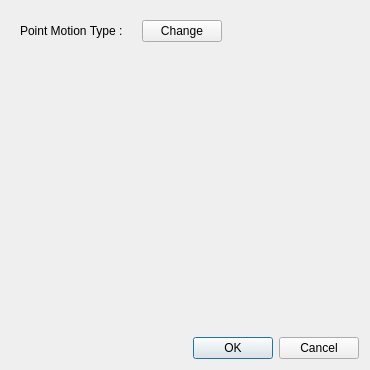
<?xml version="1.0" encoding="UTF-8"?>
<ui version="4.0">
 <class>PointMotionDialog</class>
 <widget class="QDialog" name="PointMotionDialog">
  <property name="geometry">
   <rect>
    <x>0</x>
    <y>0</y>
    <width>370</width>
    <height>370</height>
   </rect>
  </property>
  <property name="windowTitle">
   <string>Point Motion</string>
  </property>
  <layout class="QVBoxLayout" name="verticalLayout">
   <item>
    <widget class="QWidget" name="typeWidget" native="true">
     <layout class="QHBoxLayout" name="typeLayout">
      <item>
       <widget class="QLabel" name="typeTextLabel">
        <property name="text">
         <string>Point Motion Type :</string>
        </property>
       </widget>
      </item>
      <item>
       <widget class="QLabel" name="typeLabel">
        <property name="styleSheet">
         <string notr="true">font-weight:bold</string>
        </property>
        <property name="text">
         <string/>
        </property>
       </widget>
      </item>
      <item>
       <widget class="QPushButton" name="changeButton">
        <property name="text">
         <string>Change</string>
        </property>
       </widget>
      </item>
      <item>
       <spacer name="typeSpacer">
        <property name="orientation">
         <enum>Qt::Horizontal</enum>
        </property>
        <property name="sizeHint" stdset="0">
         <size>
          <width>40</width>
          <height>20</height>
         </size>
        </property>
       </spacer>
      </item>
     </layout>
    </widget>
   </item>
   <item>
    <widget class="QStackedWidget" name="stack">
     <property name="currentIndex">
      <number>0</number>
     </property>
     <widget class="QWidget" name="emptyPage"/>
     <widget class="QWidget" name="normalPage">
      <layout class="QVBoxLayout" name="normalPageLayout">
       <property name="leftMargin">
        <number>0</number>
       </property>
       <property name="topMargin">
        <number>0</number>
       </property>
       <property name="rightMargin">
        <number>0</number>
       </property>
       <property name="bottomMargin">
        <number>0</number>
       </property>
       <item>
        <widget class="QGroupBox" name="normalGroup">
         <property name="title">
          <string>Normal Vector</string>
         </property>
         <layout class="QFormLayout" name="normalFormLayout">
          <item row="0" column="0">
           <widget class="QLabel" name="normalVectorLabel">
            <property name="text">
             <string>Normal Vector</string>
            </property>
           </widget>
          </item>
          <item row="0" column="1">
           <widget class="VectorWidget" name="normal"/>
          </item>
         </layout>
        </widget>
       </item>
      </layout>
     </widget>
     <widget class="QWidget" name="prescribedPage">
      <layout class="QVBoxLayout" name="prescribedPageLayout">
       <property name="leftMargin">
        <number>0</number>
       </property>
       <property name="topMargin">
        <number>0</number>
       </property>
       <property name="rightMargin">
        <number>0</number>
       </property>
       <property name="bottomMargin">
        <number>0</number>
       </property>
       <item>
        <widget class="QGroupBox" name="mfGroup">
         <property name="title">
          <string>Motion Functions</string>
         </property>
         <layout class="QVBoxLayout" name="mfGroupLayout">
          <item>
           <widget class="QListWidget" name="mfList">
            <property name="contextMenuPolicy">
             <enum>Qt::CustomContextMenu</enum>
            </property>
           </widget>
          </item>
          <item>
           <widget class="QWidget" name="addMfWidget" native="true">
            <layout class="QHBoxLayout" name="addMfLayout">
             <item>
              <widget class="QToolButton" name="addMfButton">
               <property name="text">
                <string>Add Motion Function</string>
               </property>
               <property name="popupMode">
                <enum>QToolButton::InstantPopup</enum>
               </property>
              </widget>
             </item>
             <item>
              <spacer name="addMfSpacer">
               <property name="orientation">
                <enum>Qt::Horizontal</enum>
               </property>
               <property name="sizeHint" stdset="0">
                <size>
                 <width>40</width>
                 <height>20</height>
                </size>
               </property>
              </spacer>
             </item>
            </layout>
           </widget>
          </item>
         </layout>
        </widget>
       </item>
      </layout>
     </widget>
     <widget class="QWidget" name="rigidBodyPage">
      <layout class="QVBoxLayout" name="rigidBodyPageLayout">
       <property name="leftMargin">
        <number>0</number>
       </property>
       <property name="topMargin">
        <number>0</number>
       </property>
       <property name="rightMargin">
        <number>0</number>
       </property>
       <property name="bottomMargin">
        <number>0</number>
       </property>
       <item>
        <widget class="QPushButton" name="editRigidBodyButton">
         <property name="text">
          <string>Edit Rigid Body Motion...</string>
         </property>
        </widget>
       </item>
       <item>
        <spacer name="rigidBodySpacer">
         <property name="orientation">
          <enum>Qt::Vertical</enum>
         </property>
         <property name="sizeHint" stdset="0">
          <size>
           <width>20</width>
           <height>40</height>
          </size>
         </property>
        </spacer>
       </item>
      </layout>
     </widget>
    </widget>
   </item>
   <item>
    <widget class="QDialogButtonBox" name="buttonBox">
     <property name="standardButtons">
      <set>QDialogButtonBox::Cancel|QDialogButtonBox::Ok</set>
     </property>
    </widget>
   </item>
  </layout>
 </widget>
 <customwidgets>
  <customwidget>
   <class>VectorWidget</class>
   <extends>QWidget</extends>
   <header>baramFlow.view.widgets.vector_widget</header>
  </customwidget>
 </customwidgets>
 <resources/>
 <connections/>
</ui>
